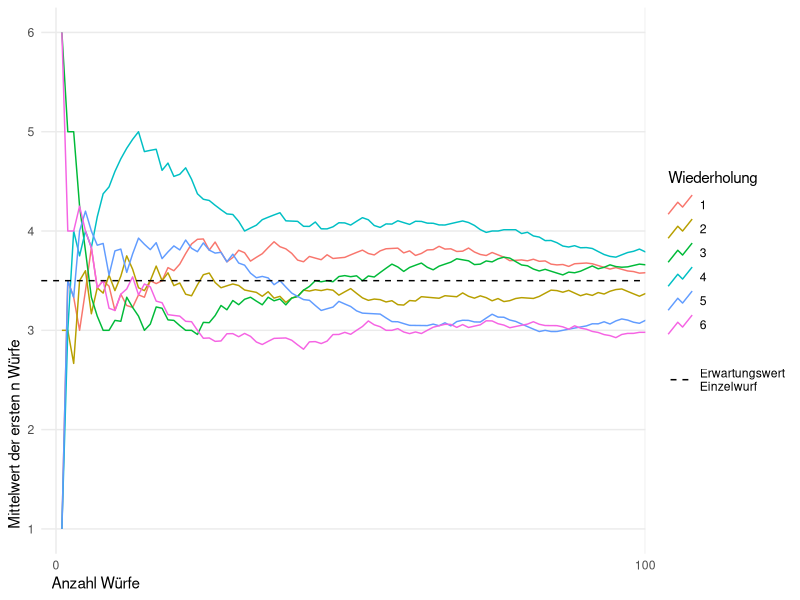
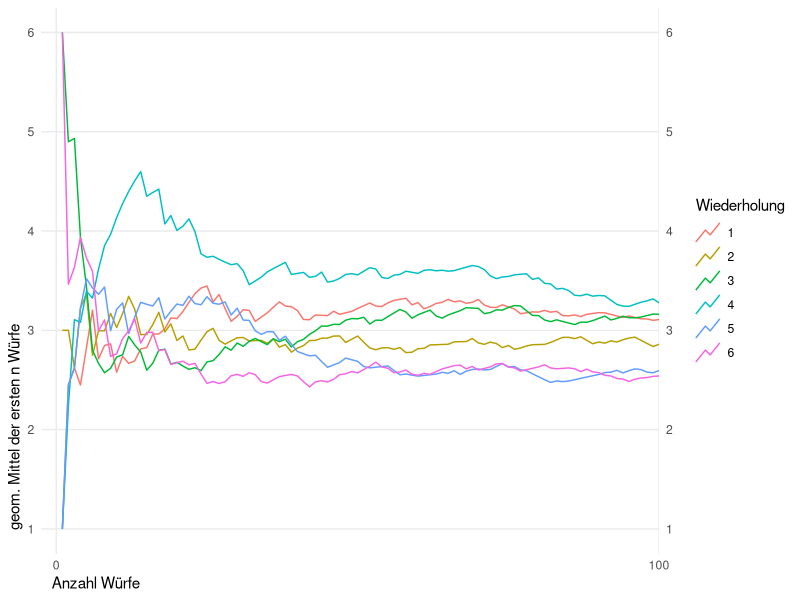
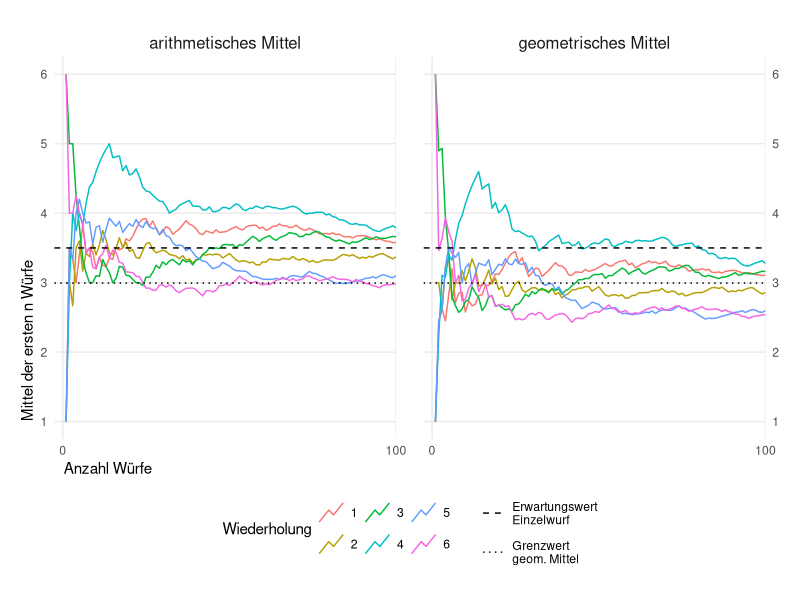
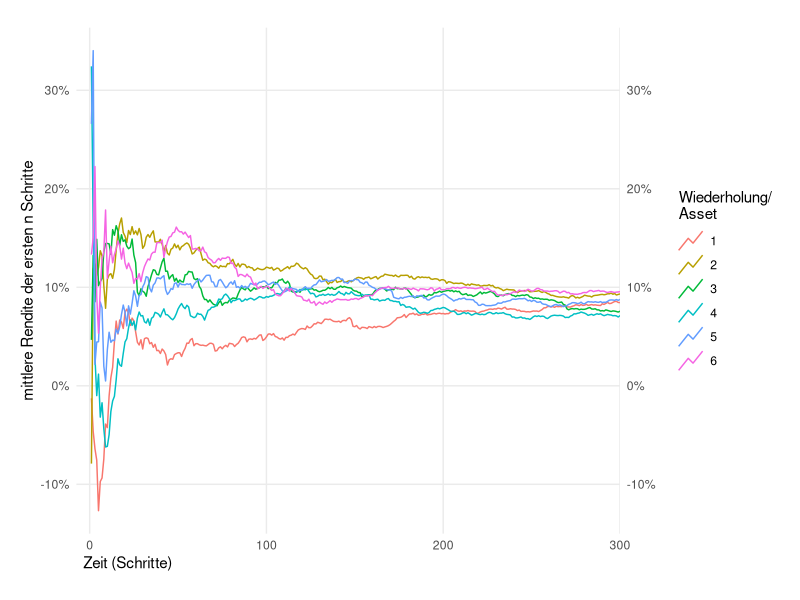
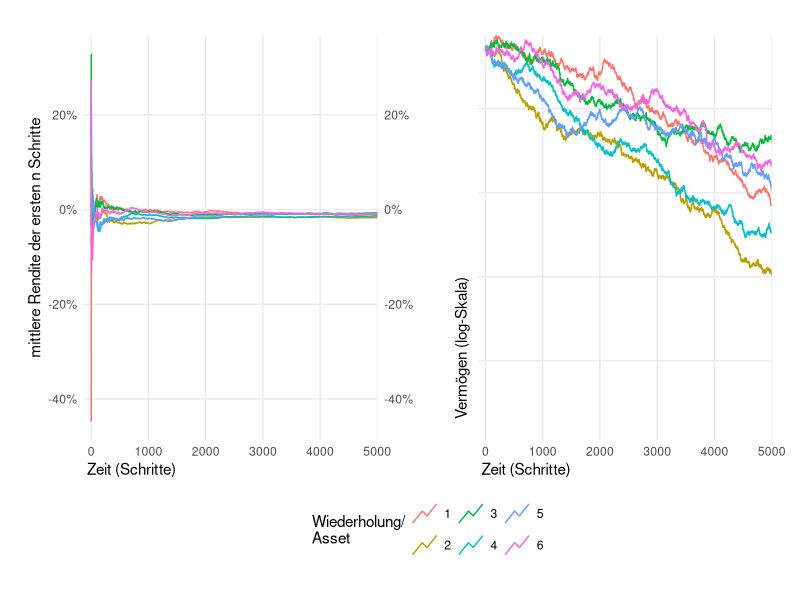
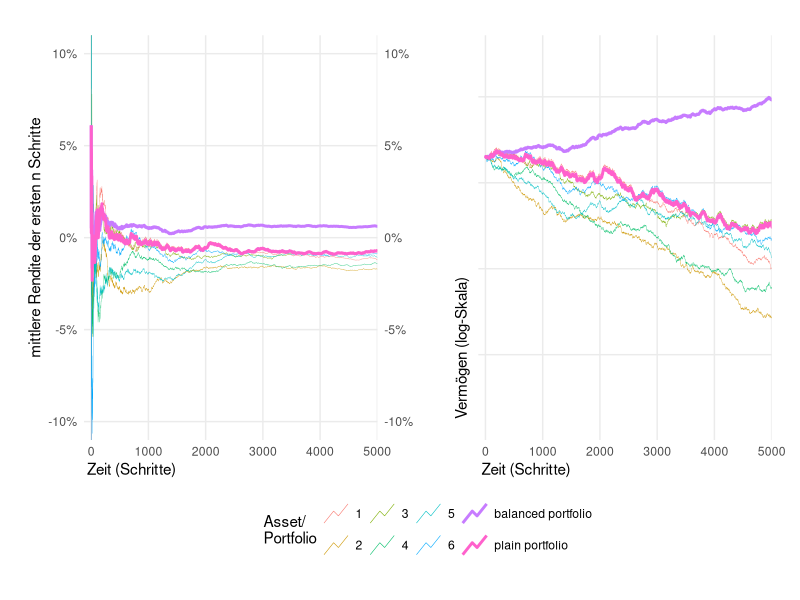

Generate these figures, in order, with R:
## ---- chunk 1
#| label: wuerfel-ggz
#| message: false
#| warning: false
#| fig-width: 6
#| fig-height: 3

library(tidyverse)

# t <- as.integer(Sys.time())
# print(t)
# set.seed(t)
# set.seed(1769887433)
set.seed(1769892275)

n = 500 # mehr als 600 führen beim Multiplizieren später zum Überlauf!
wdh = 6

Daten <- tibble()

for (wiederholung in 1:wdh) {
  Daten <- bind_rows(
    Daten,
    tibble(
      X = ceiling(runif(n, min = 0, max = 6)), 
      Schritt = 1:n,
      Wiederholung = wiederholung
    )
  )
}

Daten <- Daten |>
  group_by(Wiederholung) |>
    mutate(
    X_cum = cumsum(X),
    Mittelwert = X_cum/Schritt
  )

arith_mw_plot <- ggplot(
  Daten, 
  aes(
    x = Schritt, 
    y = Mittelwert, 
    color = factor(Wiederholung)
  )
) +
  geom_line(key_glyph = "timeseries") +
  expand_limits(y = c(1, 6)) +
  labs(
    color = "Wiederholung", 
    x = "Anzahl Würfe", 
    y = "Mittelwert der ersten n Würfe"
  ) +
  geom_hline(
    mapping = aes(
      yintercept = 3.5, 
      linetype = "Erwartungswert\nEinzelwurf")
  ) +
  scale_linetype_manual(
    values = c("Erwartungswert\nEinzelwurf" = "dashed"), 
    guide = guide_legend(title = NULL)
  ) +
  scale_x_continuous(
    breaks = 100 * 0:floor(n/100), 
    expand = expansion(c(0.025,0), 0), 
    minor_breaks = NULL
  ) +
  scale_y_continuous(
    breaks = c(1,2,3,4,5,6), 
    expand = expansion(0.05,0), 
    minor_breaks = NULL
  ) +
  theme_minimal() +
  theme(
    axis.title.x = element_text(hjust = 0.02),
    axis.title.y = element_text(hjust = 0.07)
  ) 

arith_mw_plot +
  coord_cartesian(xlim = c(0,100))




## ---- chunk 2
#| label: wuerfel-ggz-geom-mittel
#| message: false
#| warning: false
#| fig-width: 6
#| fig-height: 3


Daten <- Daten |>
  mutate(
   X_prod = cumprod(X),
   GeoMittel = X_prod^(1/Schritt)
  )

geom_mw_plot <- ggplot(
  Daten, 
  aes(x = Schritt, y = GeoMittel, color = factor(Wiederholung))
) +
  geom_line(key_glyph = "timeseries") +
  expand_limits(y = c(1, 6)) +
  labs(
    color = "Wiederholung", 
    x = "Anzahl Würfe", 
    y = "geom. Mittel der ersten n Würfe"
  ) +
  # geom_hline(mapping = aes(
    # yintercept = 3.5, 
    # linetype = "Erwartungswert\nEinzelwurf")) +#, show.legend = TRUE
  # ) +
  # scale_linetype_manual(
    # values = c("Erwartungswert\nEinzelwurf" = "dashed"), 
    # guide = guide_legend(title = NULL)
  # ) +
  scale_x_continuous(
    breaks = 100 * 0:floor(n/100), 
    expand = expansion(c(0.025,0), 0), minor_breaks = NULL
  ) +
  scale_y_continuous(
    breaks = 1:6, 
    expand = expansion(0.05,0),
    minor_breaks = NULL,
    sec.axis = dup_axis(name = NULL)
  ) +
  theme_minimal() +
  theme(
    axis.title.x = element_text(hjust = 0.02),
    axis.title.y = element_text(hjust = 0.07)
  ) 

geom_mw_plot +
  coord_cartesian(xlim = c(0,100))


## ---- chunk 3
#| label: vgl-arith-geom-mittel
#| fig-width: 6
#| fig-height: 4


Daten_lang <- Daten |>
  select(!c(X_cum, X_prod)) |>
  rename(`arithmetisches Mittel` = Mittelwert, `geometrisches Mittel` = GeoMittel) |>
  pivot_longer(
    cols = ends_with("Mittel"),
    names_to = "variante_mw",
    values_to = "mw"
  )

beide_mw_plot <- ggplot(
  Daten_lang, 
  aes(x = Schritt, y = mw, color = factor(Wiederholung))
) +
  geom_line(key_glyph = "timeseries") +
  expand_limits(y = c(1, 6)) +
  labs(
    color = "Wiederholung", 
    x = "Anzahl Würfe", 
    y = "Mittel der ersten n Würfe"
  ) +
  geom_hline(
    mapping = aes(yintercept = 3.5, linetype = "Erwartungswert\nEinzelwurf")
  ) +
  geom_hline(
    mapping = aes(yintercept = exp(sum(log(1:6)/6)), linetype = "Grenzwert\ngeom. Mittel")
  ) +
  scale_linetype_manual(
    values = c(
      "Erwartungswert\nEinzelwurf" = "dashed", 
      "Grenzwert\ngeom. Mittel" = "dotted"
    ), 
    guide = guide_legend(
      title = NULL, 
      theme = theme(
        legend.key.spacing.y = unit(10, "pt"),
        legend.direction = "vertical"
      )
    )
  ) +
  scale_x_continuous(
    breaks = 100 * 0:floor(n/100), 
    expand = expansion(c(0.025,0), 0), 
    minor_breaks = NULL
  ) +
  scale_y_continuous(
    breaks = 1:6, 
    expand = expansion(0.05, 0), 
    minor_breaks = NULL, 
    sec.axis = dup_axis(name = NULL)
  ) +
  theme_minimal() +
  theme(
    axis.title.x = element_text(hjust = 0.015),
    axis.title.y = element_text(hjust = 0.08),
    legend.position = "bottom",
    panel.spacing = unit(20, "pt"),
    plot.margin = margin(t = 20, r = 15, b = 20, l = 15, unit = "pt"),
    strip.text = element_text(size = 12)
    # strip.background = element_rect(color = "#999999")
  ) +
  facet_wrap(vars(variante_mw))

beide_mw_plot + coord_cartesian(xlim = c(0,100))

## ---- chunk 4
#| label: finanzanlage-hohe-rendite
#| fig-width: 6
#| fig-height: 3


n <- 1000
erw <- 0.1
std_abw <- 0.2
Finanzdaten <- tibble()

for (wiederholung in 1:wdh) {
  Finanzdaten <- bind_rows(
    Finanzdaten,
    tibble(
      X = 1 + rnorm(n, mean = erw, sd = std_abw), 
      Schritt = 1:n,
      Wiederholung = wiederholung
    )
  )
}

Finanzdaten <- Finanzdaten |>
  group_by(Wiederholung) |>
    mutate(
   X_prod = cumprod(X),
   GeoMittel = X_prod^(1/Schritt)
  )


fin_hr_plot <- ggplot(Finanzdaten) +
  geom_line(
    aes(
      x = Schritt, 
      y = GeoMittel - 1, 
      color = factor(Wiederholung)
    ),
    key_glyph = "timeseries"
  ) +
  labs(
    color = "Wiederholung/\nAsset", 
    y = "mittlere Rendite der ersten n Schritte", 
    x = "Zeit (Schritte)"
  ) +
  scale_x_continuous(
    breaks = 100 * 0:floor(n/100), 
    expand = expansion(c(0.025,0), 0), 
    minor_breaks = NULL
  ) +
  scale_y_continuous(
    labels = scales::label_percent(accuracy = 1),
    sec.axis = dup_axis(name = NULL),
    minor_breaks = NULL
  ) +
  theme_minimal() +
  theme(
    axis.title.x = element_text(hjust = 0.015),
    # axis.title.y = element_text(hjust = 0.08),
    # legend.position = "bottom",
    panel.spacing = unit(20, "pt"),
    plot.margin = margin(t = 20, r = 15, b = 20, l = 15, unit = "pt"),
    strip.text = element_text(size = 12)
    # strip.background = element_rect(color = "#999999")
  )

fin_hr_plot + 
  coord_cartesian(xlim = c(0, 300))

## ---- chunk 5
#| label: verlauf-einzelanlage-niedrige-rendite
#| fig-width: 7
#| fig-height: 4


n <- 10000
erw <- 0.01
std_abw <- 0.2
Finanzdaten_niedrig <- tibble()

for (wiederholung in 1:wdh) {
  Finanzdaten_niedrig <- bind_rows(
    Finanzdaten_niedrig,
    tibble(
      X = 1 + rnorm(n, mean = erw, sd = std_abw), 
      Schritt = 1:n,
      Wiederholung = wiederholung
    )
  )
}

Finanzdaten_niedrig <- Finanzdaten_niedrig |>
  group_by(Wiederholung) |>
    mutate(
   X_prod = cumprod(X),
   GeoMittel = X_prod^(1/Schritt)
  )


anzeige_bis_schritt <- 5000

patchwork::wrap_plots(
  ggplot(Finanzdaten_niedrig) +
    geom_line(
      aes(
        x = Schritt, y = GeoMittel - 1, color = factor(Wiederholung)
      ),
      key_glyph = "timeseries"
    ) +
    labs(
      color = "Wiederholung/\nAsset", 
      y = "mittlere Rendite der ersten n Schritte", 
      x = "Zeit (Schritte)"
    ) +
    scale_x_continuous(
      breaks = 1000 * 0:floor(n/1000), 
      expand = expansion(c(0.025,0), 0), 
      minor_breaks = NULL
    ) +
    scale_y_continuous(
      labels = scales::label_percent(accuracy = 1),
      sec.axis = dup_axis(name = NULL),
      minor_breaks = NULL
    ) +
    theme_minimal() +
    theme(
      axis.title.x = element_text(hjust = 0.015),
      # axis.title.y = element_text(hjust = 0.08),
      # legend.position = "bottom",
      panel.spacing = unit(20, "pt"),
      plot.margin = margin(t = 20, r = 15, b = 20, l = 15, unit = "pt"),
      strip.text = element_text(size = 12)
      # strip.background = element_rect(color = "#999999")
    ) +
    coord_cartesian(xlim = c(0, anzeige_bis_schritt)),
  ggplot(Finanzdaten_niedrig) +
    geom_line(
      aes(x = Schritt, y = X_prod, color = factor(Wiederholung)),
      key_glyph = "timeseries"
    ) +
    labs(
      color = "Wiederholung/\nAsset", 
      y = "Vermögen (log-Skala)", 
      x = "Zeit (Schritte)"
    ) +
    scale_y_log10(
      expand = expansion(c(0.025,0), 0), 
      minor_breaks = NULL,
      label = NULL
    ) +
    scale_x_continuous(
      breaks = 1000 * 0:floor(n/1000), 
      expand = expansion(c(0.025,0), 0), 
      minor_breaks = NULL
    ) +
    theme_minimal() +
    theme(
      axis.title.x = element_text(hjust = 0.015),
      axis.title.y = element_text(hjust = 0.08),
      # legend.position = "bottom",
      panel.spacing = unit(20, "pt"),
      plot.margin = margin(t = 20, r = 15, b = 20, l = 15, unit = "pt"),
      strip.text = element_text(size = 12)
      # strip.background = element_rect(color = "#999999")
    ) +
    coord_cartesian(xlim = c(0, anzeige_bis_schritt))
  
) + patchwork::plot_layout(guides = "collect") & 
  theme(legend.position = "bottom")

## ---- chunk 6
#| label: verlauf-portfolien
#| fig-width: 7
#| fig-height: 4

Portfolio <- Finanzdaten_niedrig |>
  group_by(Schritt) |>
  summarise(
    balanced = sum(X)/n(),
    sum_prod = sum(X_prod)/n()
  ) |>
  mutate(
    balanced_prod = cumprod(balanced),
    balanced_GeoMittel = balanced_prod^(1/Schritt),
    sum_GeoMittel = sum_prod^(1/Schritt)    
  )

patchwork::wrap_plots(
  ggplot(Finanzdaten_niedrig, aes(x = Schritt)) +
    geom_line(
      aes(
        y = GeoMittel - 1, color = factor(Wiederholung), linewidth = "asset"
      ),
      key_glyph = "timeseries"
    ) +
    geom_line(
      data = Portfolio,
      mapping = aes(
        y = balanced_GeoMittel - 1, color = "balanced portfolio", linewidth = "portfolio"
      ),
      key_glyph = "timeseries"
    ) +
    geom_line(
      data = Portfolio,
      mapping = aes(
        y = sum_GeoMittel - 1, color = "plain portfolio", linewidth = "portfolio"
      ),
      key_glyph = "timeseries"
    ) +
    labs(
      color = "Asset/\nPortfolio", 
      y = "mittlere Rendite der ersten n Schritte", 
      x = "Zeit (Schritte)"
    ) +
    scale_x_continuous(
      breaks = 1000 * 0:floor(n/1000), 
      expand = expansion(c(0.025,0), 0), 
      minor_breaks = NULL
    ) +
    scale_y_continuous(
      labels = scales::label_percent(accuracy = 1),
      sec.axis = dup_axis(name = NULL),
      minor_breaks = NULL
    ) +
    scale_linewidth_manual(
      values = c("asset" = .1, "portfolio" = 1),
      guide = "none"
    ) +
    guides(color = guide_legend(override.aes = list(linewidth = c(rep(.2, wdh), 1, 1)))) +
    theme_minimal() +
    theme(
      axis.title.x = element_text(hjust = 0.015),
      # axis.title.y = element_text(hjust = 0.08),
      # legend.position = "bottom",
      panel.spacing = unit(20, "pt"),
      plot.margin = margin(t = 20, r = 15, b = 20, l = 15, unit = "pt"),
      strip.text = element_text(size = 12)
      # strip.background = element_rect(color = "#999999")
    ) +
    coord_cartesian(
      xlim = c(0, anzeige_bis_schritt),
      ylim = c(-.1, .1)
    ),
  ggplot(Finanzdaten_niedrig, aes(x = Schritt)) +
    geom_line(
      aes(
        y = X_prod, color = factor(Wiederholung), linewidth = "asset"
      ),
      key_glyph = "timeseries"
    ) +
    geom_line(
      data = Portfolio,
      mapping = aes(
        y = balanced_prod, color = "balanced portfolio", linewidth = "portfolio"
      ),
      key_glyph = "timeseries"
    ) +
    geom_line(
      data = Portfolio,
      mapping = aes(
        y = sum_prod, color = "plain portfolio", linewidth = "portfolio"
      ),
      key_glyph = "timeseries"
    ) +
    labs(
      color = "Asset/\nPortfolio", 
      y = "Vermögen (log-Skala)", 
      x = "Zeit (Schritte)"
    ) +
    scale_y_log10(
      expand = expansion(c(0.025,0), 0), 
      minor_breaks = NULL,
      label = NULL
    ) +
    scale_x_continuous(
      breaks = 1000 * 0:floor(n/1000), 
      expand = expansion(c(0.025,0), 0), 
      minor_breaks = NULL
    ) +
    scale_linewidth_manual(
      values = c("asset" = .1, "portfolio" = 1),
      guide = "none"
    ) +
    guides(color = guide_legend(override.aes = list(linewidth = c(rep(.2, wdh), 1, 1)))) +
    theme_minimal() +
    theme(
      axis.title.x = element_text(hjust = 0.015),
      axis.title.y = element_text(hjust = 0.08),
      # legend.position = "bottom",
      panel.spacing = unit(20, "pt"),
      plot.margin = margin(t = 20, r = 15, b = 20, l = 15, unit = "pt"),
      strip.text = element_text(size = 12)
      # strip.background = element_rect(color = "#999999")
    ) +
    coord_cartesian(xlim = c(0, anzeige_bis_schritt)),
  guides = "collect"
) &#+ patchwork::plot_layout(guides = "collect") & 
  theme(legend.position = "bottom")

# patchwork::wrap_plots(
#   ggplot(Finanzdaten_niedrig) +
#     geom_line(
#       aes(x = Schritt, y = GeoMittel - 1, color = factor(Wiederholung)),
#       linewidth = .1,
#       key_glyph = "timeseries"
#     ) +
#     geom_line(
#       data = Portfolio,
#       mapping = aes(
#         x = Schritt, y = balanced_GeoMittel - 1, color = "balanced portfolio"
#       ),
#       key_glyph = "timeseries"
#     ) +
#     geom_line(
#       data = Portfolio,
#       mapping = aes(
#         x = Schritt, y = sum_GeoMittel - 1, color = "plain portfolio"
#       ),
#       key_glyph = "timeseries"
#     ) +
#     labs(color = "Anlage", y = "annualisierte Rendite") +
#     scale_y_continuous(labels = scales::label_percent(accuracy = 1)),
#   ggplot(Finanzdaten_niedrig) +
#     geom_line(
#       aes(x = Schritt, y = X_prod, color = factor(Wiederholung)),
#       linewidth = .1,
#       key_glyph = "timeseries"
#     ) +
#     geom_line(
#       data = Portfolio,
#       mapping = aes(
#         x = Schritt, y = balanced_prod, color = "balanced portfolio"
#       ),
#       key_glyph = "timeseries"
#     ) +
#     geom_line(
#       data = Portfolio,
#       mapping = aes(
#         x = Schritt, y = sum_prod, color = "plain portfolio"
#       ),
#       key_glyph = "timeseries"
#     ) +
#     labs(color = "Anlage", y = "Vermögen (log-Skala)") +
#     scale_y_log10(labels = NULL)
# ) + patchwork::plot_layout(guides = "collect") & 
#   theme(legend.position = "bottom")



